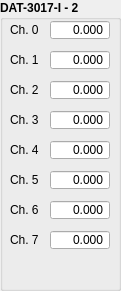
   <widget class="QGroupBox" name="i3017_22_GB">
    <property name="geometry">
     <rect>
      <x>150</x>
      <y>20</y>
      <width>121</width>
      <height>291</height>
     </rect>
    </property>
    <property name="font">
     <font>
      <weight>75</weight>
      <bold>true</bold>
     </font>
    </property>
    <property name="title">
     <string>DAT-3017-I - 2</string>
    </property>
    <widget class="QDoubleSpinBox" name="i3017_22_0_DSB">
     <property name="enabled">
      <bool>true</bool>
     </property>
     <property name="geometry">
      <rect>
       <x>50</x>
       <y>20</y>
       <width>60</width>
       <height>20</height>
      </rect>
     </property>
     <property name="font">
      <font>
       <weight>50</weight>
       <bold>false</bold>
      </font>
     </property>
     <property name="alignment">
      <set>Qt::AlignRight|Qt::AlignTrailing|Qt::AlignVCenter</set>
     </property>
     <property name="buttonSymbols">
      <enum>QAbstractSpinBox::NoButtons</enum>
     </property>
     <property name="decimals">
      <number>3</number>
     </property>
     <property name="minimum">
      <double>-99.998999999999995</double>
     </property>
     <property name="maximum">
      <double>99.998999999999995</double>
     </property>
    </widget>
    <widget class="QLabel" name="i3017_22_0_LBL">
     <property name="enabled">
      <bool>true</bool>
     </property>
     <property name="geometry">
      <rect>
       <x>10</x>
       <y>20</y>
       <width>30</width>
       <height>20</height>
      </rect>
     </property>
     <property name="font">
      <font>
       <weight>50</weight>
       <bold>false</bold>
      </font>
     </property>
     <property name="text">
      <string>Ch. 0</string>
     </property>
    </widget>
    <widget class="QDoubleSpinBox" name="i3017_22_1_DSB">
     <property name="enabled">
      <bool>true</bool>
     </property>
     <property name="geometry">
      <rect>
       <x>50</x>
       <y>50</y>
       <width>60</width>
       <height>20</height>
      </rect>
     </property>
     <property name="font">
      <font>
       <weight>50</weight>
       <bold>false</bold>
      </font>
     </property>
     <property name="alignment">
      <set>Qt::AlignRight|Qt::AlignTrailing|Qt::AlignVCenter</set>
     </property>
     <property name="buttonSymbols">
      <enum>QAbstractSpinBox::NoButtons</enum>
     </property>
     <property name="decimals">
      <number>3</number>
     </property>
     <property name="minimum">
      <double>-99.998999999999995</double>
     </property>
     <property name="maximum">
      <double>99.998999999999995</double>
     </property>
    </widget>
    <widget class="QLabel" name="i3017_22_1_LBL">
     <property name="enabled">
      <bool>true</bool>
     </property>
     <property name="geometry">
      <rect>
       <x>10</x>
       <y>50</y>
       <width>30</width>
       <height>20</height>
      </rect>
     </property>
     <property name="font">
      <font>
       <weight>50</weight>
       <bold>false</bold>
      </font>
     </property>
     <property name="text">
      <string>Ch. 1</string>
     </property>
    </widget>
    <widget class="QDoubleSpinBox" name="i3017_22_3_DSB">
     <property name="enabled">
      <bool>true</bool>
     </property>
     <property name="geometry">
      <rect>
       <x>50</x>
       <y>110</y>
       <width>60</width>
       <height>20</height>
      </rect>
     </property>
     <property name="font">
      <font>
       <weight>50</weight>
       <bold>false</bold>
      </font>
     </property>
     <property name="alignment">
      <set>Qt::AlignRight|Qt::AlignTrailing|Qt::AlignVCenter</set>
     </property>
     <property name="buttonSymbols">
      <enum>QAbstractSpinBox::NoButtons</enum>
     </property>
     <property name="decimals">
      <number>3</number>
     </property>
     <property name="minimum">
      <double>-99.998999999999995</double>
     </property>
     <property name="maximum">
      <double>99.998999999999995</double>
     </property>
    </widget>
    <widget class="QDoubleSpinBox" name="i3017_22_2_DSB">
     <property name="enabled">
      <bool>true</bool>
     </property>
     <property name="geometry">
      <rect>
       <x>50</x>
       <y>80</y>
       <width>60</width>
       <height>20</height>
      </rect>
     </property>
     <property name="font">
      <font>
       <weight>50</weight>
       <bold>false</bold>
      </font>
     </property>
     <property name="alignment">
      <set>Qt::AlignRight|Qt::AlignTrailing|Qt::AlignVCenter</set>
     </property>
     <property name="buttonSymbols">
      <enum>QAbstractSpinBox::NoButtons</enum>
     </property>
     <property name="decimals">
      <number>3</number>
     </property>
     <property name="minimum">
      <double>-99.998999999999995</double>
     </property>
     <property name="maximum">
      <double>99.998999999999995</double>
     </property>
    </widget>
    <widget class="QLabel" name="i3017_22_2_LBL">
     <property name="enabled">
      <bool>true</bool>
     </property>
     <property name="geometry">
      <rect>
       <x>10</x>
       <y>80</y>
       <width>30</width>
       <height>20</height>
      </rect>
     </property>
     <property name="font">
      <font>
       <weight>50</weight>
       <bold>false</bold>
      </font>
     </property>
     <property name="text">
      <string>Ch. 2</string>
     </property>
    </widget>
    <widget class="QLabel" name="i3017_22_3_LBL">
     <property name="enabled">
      <bool>true</bool>
     </property>
     <property name="geometry">
      <rect>
       <x>10</x>
       <y>110</y>
       <width>30</width>
       <height>20</height>
      </rect>
     </property>
     <property name="font">
      <font>
       <weight>50</weight>
       <bold>false</bold>
      </font>
     </property>
     <property name="text">
      <string>Ch. 3</string>
     </property>
    </widget>
    <widget class="QLabel" name="i3017_22_5_LBL">
     <property name="enabled">
      <bool>true</bool>
     </property>
     <property name="geometry">
      <rect>
       <x>10</x>
       <y>170</y>
       <width>30</width>
       <height>20</height>
      </rect>
     </property>
     <property name="font">
      <font>
       <weight>50</weight>
       <bold>false</bold>
      </font>
     </property>
     <property name="text">
      <string>Ch. 5</string>
     </property>
    </widget>
    <widget class="QDoubleSpinBox" name="i3017_22_7_DSB">
     <property name="enabled">
      <bool>true</bool>
     </property>
     <property name="geometry">
      <rect>
       <x>50</x>
       <y>230</y>
       <width>60</width>
       <height>20</height>
      </rect>
     </property>
     <property name="font">
      <font>
       <weight>50</weight>
       <bold>false</bold>
      </font>
     </property>
     <property name="alignment">
      <set>Qt::AlignRight|Qt::AlignTrailing|Qt::AlignVCenter</set>
     </property>
     <property name="buttonSymbols">
      <enum>QAbstractSpinBox::NoButtons</enum>
     </property>
     <property name="decimals">
      <number>3</number>
     </property>
     <property name="minimum">
      <double>-99.998999999999995</double>
     </property>
     <property name="maximum">
      <double>99.998999999999995</double>
     </property>
    </widget>
    <widget class="QDoubleSpinBox" name="i3017_22_4_DSB">
     <property name="enabled">
      <bool>true</bool>
     </property>
     <property name="geometry">
      <rect>
       <x>50</x>
       <y>140</y>
       <width>60</width>
       <height>20</height>
      </rect>
     </property>
     <property name="font">
      <font>
       <weight>50</weight>
       <bold>false</bold>
      </font>
     </property>
     <property name="alignment">
      <set>Qt::AlignRight|Qt::AlignTrailing|Qt::AlignVCenter</set>
     </property>
     <property name="buttonSymbols">
      <enum>QAbstractSpinBox::NoButtons</enum>
     </property>
     <property name="decimals">
      <number>3</number>
     </property>
     <property name="minimum">
      <double>-99.998999999999995</double>
     </property>
     <property name="maximum">
      <double>99.998999999999995</double>
     </property>
    </widget>
    <widget class="QLabel" name="i3017_22_4_LBL">
     <property name="enabled">
      <bool>true</bool>
     </property>
     <property name="geometry">
      <rect>
       <x>10</x>
       <y>140</y>
       <width>30</width>
       <height>20</height>
      </rect>
     </property>
     <property name="font">
      <font>
       <weight>50</weight>
       <bold>false</bold>
      </font>
     </property>
     <property name="text">
      <string>Ch. 4</string>
     </property>
    </widget>
    <widget class="QDoubleSpinBox" name="i3017_22_5_DSB">
     <property name="enabled">
      <bool>true</bool>
     </property>
     <property name="geometry">
      <rect>
       <x>50</x>
       <y>170</y>
       <width>60</width>
       <height>20</height>
      </rect>
     </property>
     <property name="font">
      <font>
       <weight>50</weight>
       <bold>false</bold>
      </font>
     </property>
     <property name="alignment">
      <set>Qt::AlignRight|Qt::AlignTrailing|Qt::AlignVCenter</set>
     </property>
     <property name="buttonSymbols">
      <enum>QAbstractSpinBox::NoButtons</enum>
     </property>
     <property name="decimals">
      <number>3</number>
     </property>
     <property name="minimum">
      <double>-99.998999999999995</double>
     </property>
     <property name="maximum">
      <double>99.998999999999995</double>
     </property>
    </widget>
    <widget class="QLabel" name="i3017_22_7_LBL">
     <property name="enabled">
      <bool>true</bool>
     </property>
     <property name="geometry">
      <rect>
       <x>10</x>
       <y>230</y>
       <width>30</width>
       <height>20</height>
      </rect>
     </property>
     <property name="font">
      <font>
       <weight>50</weight>
       <bold>false</bold>
      </font>
     </property>
     <property name="text">
      <string>Ch. 7</string>
     </property>
    </widget>
    <widget class="QDoubleSpinBox" name="i3017_22_6_DSB">
     <property name="enabled">
      <bool>true</bool>
     </property>
     <property name="geometry">
      <rect>
       <x>50</x>
       <y>200</y>
       <width>60</width>
       <height>20</height>
      </rect>
     </property>
     <property name="font">
      <font>
       <weight>50</weight>
       <bold>false</bold>
      </font>
     </property>
     <property name="alignment">
      <set>Qt::AlignRight|Qt::AlignTrailing|Qt::AlignVCenter</set>
     </property>
     <property name="buttonSymbols">
      <enum>QAbstractSpinBox::NoButtons</enum>
     </property>
     <property name="decimals">
      <number>3</number>
     </property>
     <property name="minimum">
      <double>-99.998999999999995</double>
     </property>
     <property name="maximum">
      <double>99.998999999999995</double>
     </property>
    </widget>
    <widget class="QLabel" name="i3017_22_6_LBL">
     <property name="enabled">
      <bool>true</bool>
     </property>
     <property name="geometry">
      <rect>
       <x>10</x>
       <y>200</y>
       <width>30</width>
       <height>20</height>
      </rect>
     </property>
     <property name="font">
      <font>
       <weight>50</weight>
       <bold>false</bold>
      </font>
     </property>
     <property name="text">
      <string>Ch. 6</string>
     </property>
    </widget>
   </widget>
